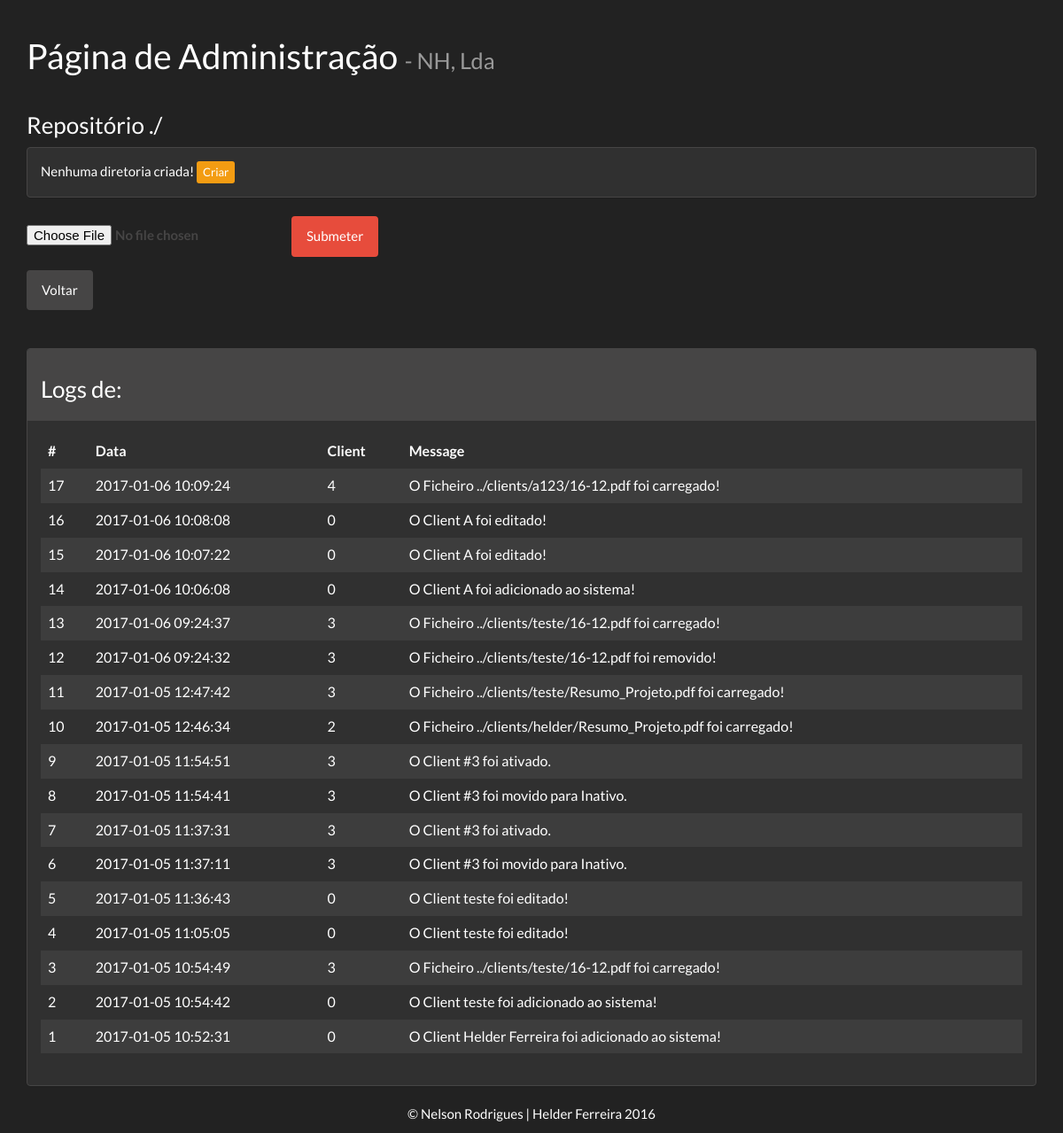
/code/repository.php (signed in), run on the app's committed database.
### tables this page shows
CREATE TABLE IF NOT EXISTS `activiry` (
  `id_activity` int(11) NOT NULL AUTO_INCREMENT,
  `comment` varchar(400) NOT NULL,
  `date` timestamp NOT NULL DEFAULT CURRENT_TIMESTAMP ON UPDATE CURRENT_TIMESTAMP,
  `id_client` int(11) NOT NULL,
  PRIMARY KEY (`id_activity`)
);

### code/logs.php (the view, shortened to what this page needs)
<?php
    if(isset($_GET['id'])) {
        $id = $_GET['id'];
        $q = "SELECT * FROM activiry WHERE id_client=$id ORDER BY id_activity DESC";
    } else {
        $q = "SELECT * FROM activiry ORDER BY id_activity DESC";
    }
?>
<table class="table table-hover table-striped">
    <thead>
    <tr>
        <th>#</th>
        <th>Data</th>
        <th>Client</th>
        <th>Message</th>
    </tr>
    </thead>
    <tbody>
    <?php
    include_once 'connection.php';
    $result = $conn->query($q);
    if ($result->num_rows > 0) {
        while($row = $result->fetch_assoc()) {
            echo "<tr>";
            echo "<td>".$row["id_activity"]."</td>";
            echo "<td>".$row["date"]."</td>";
            echo "<td>".$row["id_client"]."</td>";
            echo "<td>".$row["comment"]."</td>";
            echo "</tr>";
        }
    }
    ?>
    </tbody>
</table>

### data on the page
activiry: id_activity "17", date "2017-01-06 10:09:24", id_client "4", comment "O Ficheiro ../clients/a123/16-12.pdf foi carregado!"
activiry: id_activity "16", date "2017-01-06 10:08:08", id_client "0", comment "O Client A foi editado!"
activiry: id_activity "15", date "2017-01-06 10:07:22", id_client "0", comment "O Client A foi editado!"
activiry: id_activity "14", date "2017-01-06 10:06:08", id_client "0", comment "O Client A foi adicionado ao sistema!"
activiry: id_activity "13", date "2017-01-06 09:24:37", id_client "3", comment "O Ficheiro ../clients/teste/16-12.pdf foi carregado!"
activiry: id_activity "12", date "2017-01-06 09:24:32", id_client "3", comment "O Ficheiro ../clients/teste/16-12.pdf foi removido!"
activiry: id_activity "11", date "2017-01-05 12:47:42", id_client "3", comment "O Ficheiro ../clients/teste/Resumo_Projeto.pdf foi carregado!"
activiry: id_activity "10", date "2017-01-05 12:46:34", id_client "2", comment "O Ficheiro ../clients/helder/Resumo_Projeto.pdf foi carregado!"
activiry: id_activity "9", date "2017-01-05 11:54:51", id_client "3", comment "O Client #3 foi ativado."
activiry: id_activity "8", date "2017-01-05 11:54:41", id_client "3", comment "O Client #3 foi movido para Inativo."
activiry: id_activity "7", date "2017-01-05 11:37:31", id_client "3", comment "O Client #3 foi ativado."
activiry: id_activity "6", date "2017-01-05 11:37:11", id_client "3", comment "O Client #3 foi movido para Inativo."
activiry: id_activity "5", date "2017-01-05 11:36:43", id_client "0", comment "O Client teste foi editado!"
activiry: id_activity "4", date "2017-01-05 11:05:05", id_client "0", comment "O Client teste foi editado!"
activiry: id_activity "3", date "2017-01-05 10:54:49", id_client "3", comment "O Ficheiro ../clients/teste/16-12.pdf foi carregado!"
activiry: id_activity "2", date "2017-01-05 10:54:42", id_client "0", comment "O Client teste foi adicionado ao sistema!"
activiry: id_activity "1", date "2017-01-05 10:52:31", id_client "0", comment "O Client Helder Ferreira foi adicionado ao sistema!"
